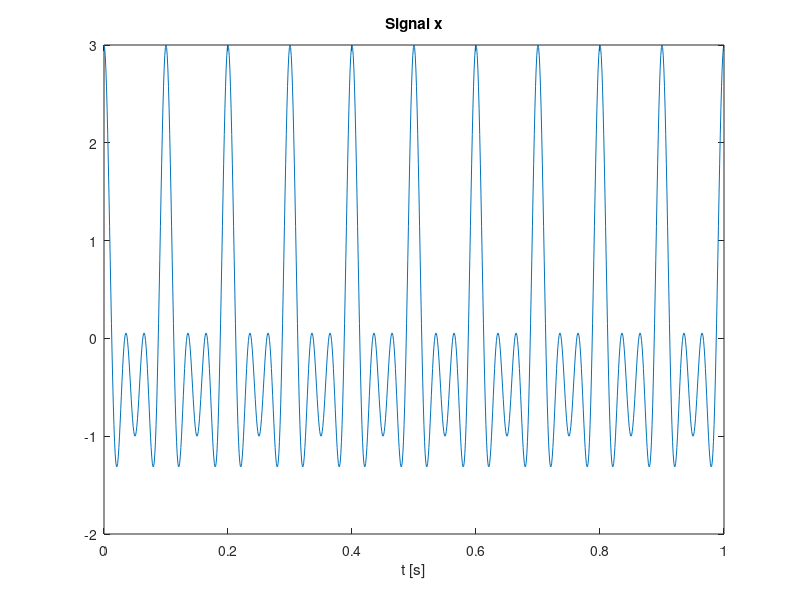

MATLAB code to generate this figure: (Note: this script raises an error after producing the figure.)
% example 2
% Calculating cosine transform compared
% to Matlab dct function
clear all; close all;

% signal generation
frequencies = [10, 20, 30];
fs = 1000;                  % Sampling frequency;
tLen = 1;                   % Length of signal in [s]
N = tLen * fs;              % Number of samples
t = (0 : N - 1) * 1/fs;     % Time samples
x = 0;                      % Signal
for f = frequencies
    x = x + cos(2 * pi * f * t);
end
f = (0 : N - 1) * fs / (N * 2);   % frequencies in dft

% plot signal
plot(t, x);
title("Signal x");
xlabel("t [s]");

% matlab
X_matlab = dct(x) / N;

% dct
X_dct = discreteCosineTransform(x) / N;
error = max(abs(X_dct - X_matlab));
disp("dct error = " + error);

% plot spectrum
lim = [0, max(frequencies) + 2];
XList = [X_dct; X_matlab];
titles = ["dct", "matlab"];
xl = "f [Hz]";
shape = [2, 1];
figure;

for i = 1 : length(titles)
    subplot(shape(1), shape(2), i);
    plot(f, abs(XList(i, :)));
    title(titles(i));
    xlabel(xl);
    xlim(lim);
end